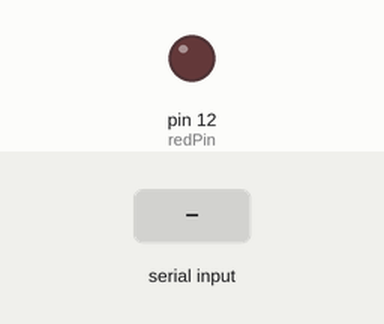
A sketch run on a simulated Arduino Uno, built with avr-gcc and run on an emulated ATmega328P. Shown: output pins drawn as LEDs (lit = HIGH). Dashed ring = blinking. Inputs (shaded band) come from the test bench. What the sketch prints to the serial monitor is not drawn.

Above: at 1.2 s.
1.3 s: "90,45\n" received over Serial
At 1.7 s:
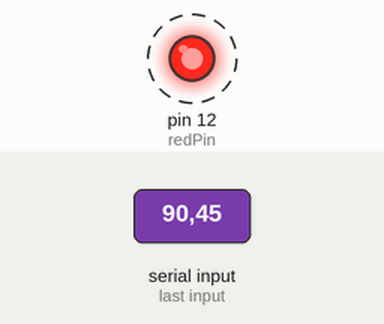
Timing chart, 0 to 10.3 s (numbered marks = the images above; inputs shaded):
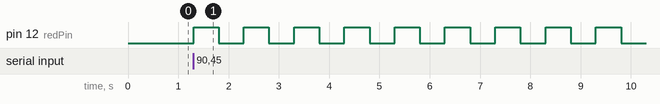

The sketch:

sketch_oct07a.ino
```cpp
int numBlinks;
String msg = "Enter the number of blinks";
int bt = 500;
int redPin  = 12;

void setup() {
  // put your setup code here, to run once:
Serial.begin(9600);
pinMode(12 , OUTPUT);

}

void loop() {
  // put your main code here, to run repeatedly:
  Serial.println(msg);
  while(Serial.available() == 0 ){

  }
  numBlinks = Serial.parseInt();
  for(int i = 0 ; i < numBlinks ; i++){
    digitalWrite(redPin , HIGH);
    delay(bt);
    digitalWrite(redPin , LOW);
    delay(bt);
  }
 }
```

Measured:
- after the input at 1.3 s, pin 12 (redPin): alternates HIGH for 0.50 s and LOW for 0.50 s, starting at once
